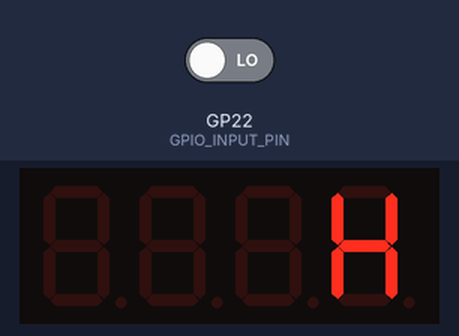
Recording of a program running on a simulated Raspberry Pi Pico running MicroPython. Parts: 4-digit seven-segment display. The inputs (shaded band) are chosen by the test bench; at power-on: GP22 (GPIO_INPUT_PIN) LOW. Threads take turns every 2 ms; library files of the repository ran but are not shown: tm1637.py.

Above: at 0.39 s.
At 0.91 s:
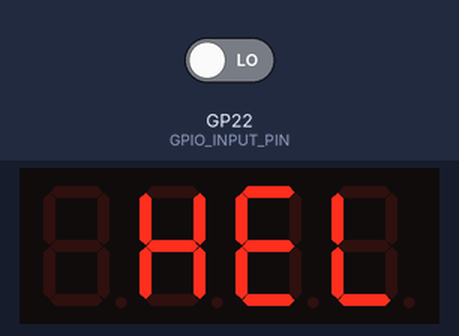
At 1.42 s:
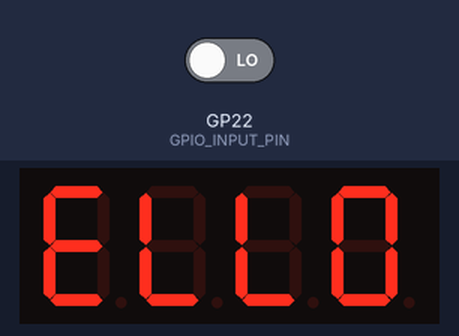
At 1.94 s:
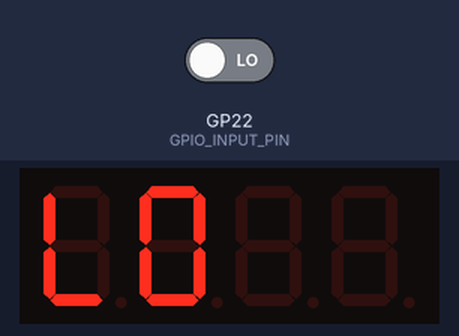
At 2.6 s:
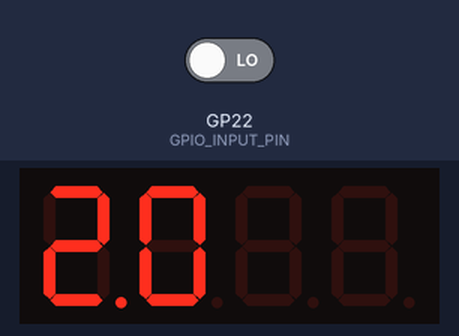
At 4.6 s:
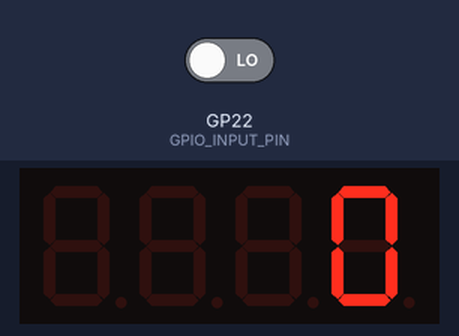

The program:

main.py
```python
from machine import Pin
import _thread
import rp2
import utime
from lib.tm1637 import TM1637Decimal as TM1637
import ujson

#signal input pin
GPIO_INPUT_PIN = 22

#display pins
GPIO_SEG_CLK = 27
GPIO_SEG_DIO = 26

#global to hold rpm
global rpm
rpm = 0
rpm_divider = 8
rpm_threshold = 300

#initialize the display
tm = TM1637(clk=Pin(GPIO_SEG_CLK), dio=Pin(GPIO_SEG_DIO))

def startup():
    tm.scroll("hello", delay=250)
    with open("./hours.json") as hours:
        data = ujson.loads(hours.read())
        hours = str(round(data["seconds"] / 3600,1))
        tm.show(hours)
        utime.sleep(2)


#create PIOASM program to count clock cyles between rising edges
@rp2.asm_pio()
def read_pwm():
    set(x,0)            # set scratch register to 0;
    wait(0, pin, 0)     # Do {} While ( pin == 1 ); start off by knowing we're at a low
    wait(1, pin, 0)     # Do {} While ( pin == 0 ); wait until it goes high, confirming leading edge has happened

    label("highloop")      #   <--.
    jmp(x_dec, "highnext") # 1    | x-- if x non-zero --.
    label("highnext")      #      |                  <---
    jmp(pin, "highloop")   # 2 ---' if pin still high, loop again

    label("lowloop")       #   <--. else pin is confirmed low
    jmp(pin, "done")       # 1    | if pin back to high, jump to done label,
    jmp(x_dec, "lowloop")  # 2 ---' else x-- if x non-zero

    label("done")
    mov(isr, x)            # move the value of x to the isr
    push(isr, block)       # push the isr to the TX FIFO if not full


def update_hours():
    with open("./hours.json", "r") as json:
        data = ujson.loads(json.read())
        data["seconds"] += 1
    with open("./hours.json", "w") as json:
        updated_data = ujson.dumps(data)
        json.write(updated_data)


def core1_routine():
    """
    constantly read the TX FIFO of statemachine
    convert the clock cycles to time
    calculate rpm and update global rpm value
    """
    global rpm
    while True:
        val = sm0.get()
        cnt = ((1 << 32) - val)
        tms = cnt / 62500 #calculates total miliseconds the count of clocks took
        rps = 1000 / tms
        rpm = int(round(rps*60) / rpm_divider)

def loop():
    """
    update display with rpm value every second
    """
    while True:
        val = rpm if rpm > rpm_threshold else 0
        tm.number(val)
        if val > rpm_threshold:
            update_hours()
        utime.sleep_ms(1000)


if __name__ == "__main__":
    #build and activate the statemachine running the PIOASM program
    sm0 = rp2.StateMachine(0, read_pwm, freq = 125_000_000, in_base=Pin(GPIO_INPUT_PIN, Pin.IN), jmp_pin=Pin(GPIO_INPUT_PIN))
    sm0.active(1)

    #start thread on core1
    core1 = _thread.start_new_thread(core1_routine,())

    #show welcome message and total hours
    startup()

    #start main loop on core0
    loop()
```

Measured:
- what the display in image 4 shows lasts 2.0 s, from 2.6 s to 4.6 s
